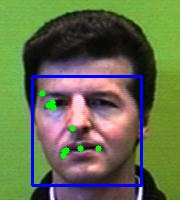
#> input picture generated_dataset/akatsi.1.jpg, 180 x 200 px, given in place of the camera
$ python pca.py
#> lines starting #> are read from the running program, lines starting #| are printed output that depends on the picture; after the words box and inside, x2 and y2 are one past the last pixel; in counts of white or black regions, pixels touching at a corner belong together
import cv2
import numpy as np

face_region = []
# Load the pre-trained Haar Cascade for face detection
face_cascade = cv2.CascadeClassifier(cv2.data.haarcascades + 'haarcascade_frontalface_default.xml')
camera = cv2.VideoCapture(0)

if not camera.isOpened():
    print("Error: Could not open the camera.")
    exit()

# Read and display video frames
while True:
    ret, frame = camera.read()
#> frame is the input picture: shape (200, 180, 3); mean B, G, R 78.4, 110, 100.7
    if not ret:
        print("Error: Failed to grab the frame.")
        break

    # Convert the frame to grayscale (needed for Haar cascade)
    gray = cv2.cvtColor(frame, cv2.COLOR_BGR2GRAY)
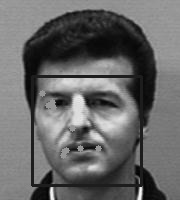
#> gray: shape (200, 180); min 1, max 250, mean 103.6

    # Detect faces
    faces = face_cascade.detectMultiScale(gray, scaleFactor=1.1, minNeighbors=5, minSize=(30, 30))
#> faces = [[17, 53, 127, 127]]

    # Draw rectangles around detected faces and get face regions as matrices
    for (x, y, w, h) in faces:
        # Draw a rectangle around the face
        cv2.rectangle(frame, (x, y), (x + w, y + h), (255, 0, 0), 2)

        # Get the face region as a matrix
        face_region = frame[y:y + h, x:x + w]

        # Print the matrix of the detected face
        print("Face Region Matrix:")
        print(face_region)
#> this loop made 1 pass
#> (printed output is left out)
#> pass 1, `face_region = frame[y:y + h, x:x + w]`:
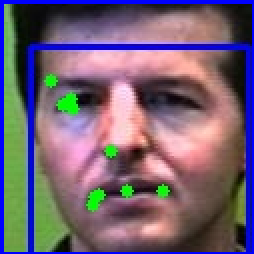
#> face_region: shape (127, 127, 3) (shown 2 times larger); mean B, G, R 114.7, 97.9, 115.3
#> after the loop:
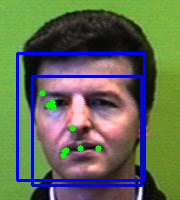
#> frame: shape (200, 180, 3); 4.22% of pixels changed, all inside (x1, y1, x2, y2) = (16, 52, 146, 182)

    # Display the frame with detected faces
    cv2.imshow("Camera", frame)
    if cv2.waitKey(1) & 0xFF == ord('q'):
#> (key q is pressed here)
        break

def extract_important_features(face_region):
    # Step 1: Convert the image to grayscale
    gray_face = cv2.cvtColor(face_region, cv2.COLOR_BGR2GRAY)
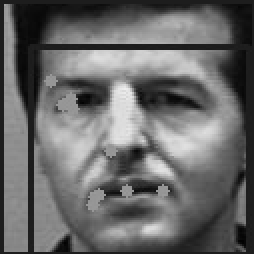
#> gray_face: shape (127, 127) (shown 2 times larger); min 1, max 238, mean 105

    # Step 2: Apply edge detection to highlight key features
    edges = cv2.Canny(gray_face, 100, 200)
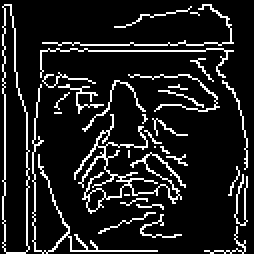
#> edges: shape (127, 127) (shown 2 times larger); 11.9% white in thin lines or dots

    # Step 3: Blend the grayscale image with the edges to emphasize key features
    # Use a weighted combination of the original grayscale and the edges
    # Adjust the weights to balance between the original details and the edges
    blended_image = cv2.addWeighted(gray_face, 0.7, edges, 1, 0)
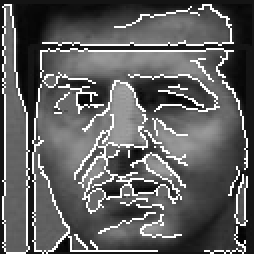
#> blended_image: shape (127, 127) (shown 2 times larger); min 1, max 255, mean 95

    return blended_image

# Use the modified function to get the reduced face matrix
reduced_face_matrix = extract_important_features(face_region)
print("reduced image\n", reduced_face_matrix)
#> (printed output is left out)

# Display the blended image with emphasized features
cv2.imshow("Reduced Face Matrix with Features", reduced_face_matrix)
cv2.waitKey(0)

# Release the camera and close all OpenCV windows
camera.release()
cv2.destroyAllWindows()

$ run again, on generated_dataset/akatsi.10.jpg
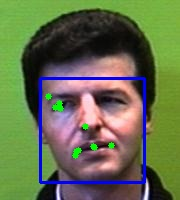
#> input picture generated_dataset/akatsi.10.jpg, 180 x 200 px, given in place of the camera
#> frame is the input picture: shape (200, 180, 3); mean B, G, R 78.2, 110.5, 101.3
#> faces = [[23, 51, 132, 132]]
#> the loop `for (x, y, w, h) in faces:` made 1 pass
#> (printed output is left out)
#> in extract_important_features, `edges = cv2.Canny(gray_face, 100, 200)`:
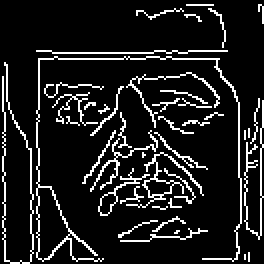
#> edges: shape (132, 132) (shown 2 times larger); 11.7% white in thin lines or dots
#> in extract_important_features, `blended_image = cv2.addWeighted(gray_face, 0.7, edges, 1, 0)`:
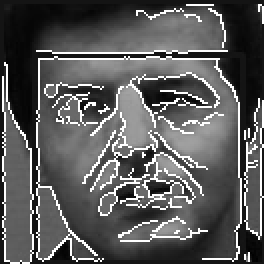
#> blended_image: shape (132, 132) (shown 2 times larger); min 1, max 255, mean 91.1
#> (printed output is left out)
